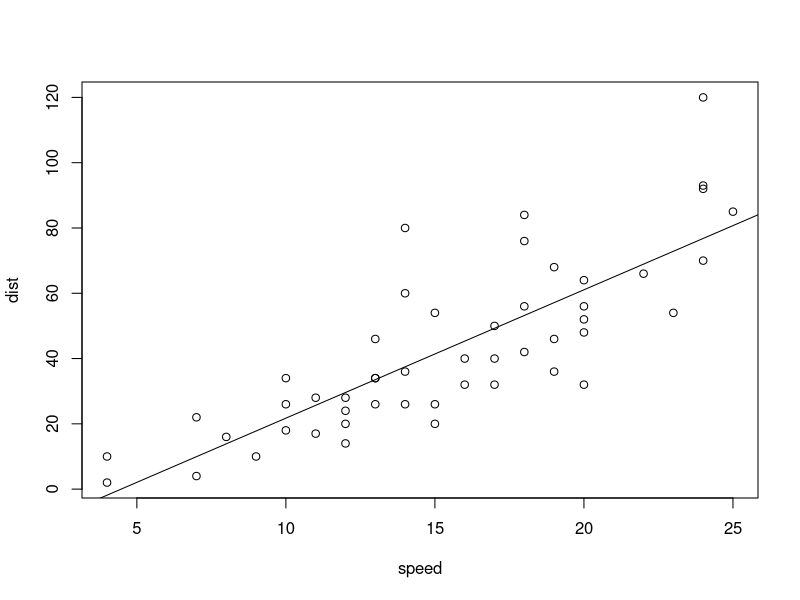
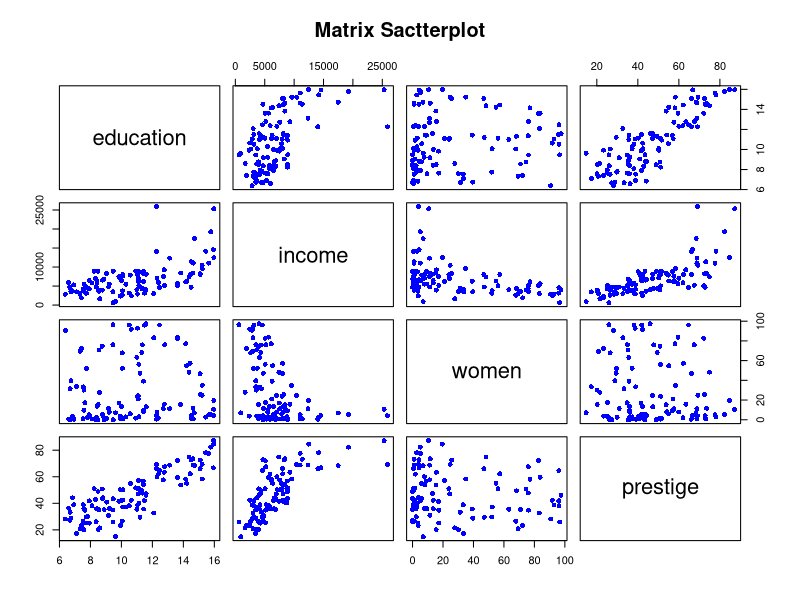

Here is the R script that generated these plots, in order:
head(cars)
plot(dist~speed, data = cars)

model <- lm(dist~speed, cars)
model 

abline(model)
coef(model)[1]
coef(model)[2]

b <- coef(model)[1]
W <- coef(model)[2]

speed <- 30
dist <- W*speed+b
dist

speed <- 35
dist <- W*speed+b
dist

speed <- 40
dist <- W*speed+b
dist 

speed <- cars[,1]
pred <- W*speed+b
pred

compare <- data.frame(pred, cars[2], pred-cars[,2])
colnames(compare) <- c("예상","실제","오차")
head(compare)


library(car)
head(Prestige)
newdata <- Prestige[,c(1:4)]
plot(newdata, pch=16, col='blue',
     main="Matrix Sactterplot")

mod1 <- lm(income~education+prestige+
             women, data=newdata)
summary(mod1)


library(MASS)
newdata2 <- Prestige[,c(1:5)]
head(newdata2)
mod2 <- lm(income~education+prestige+women+census, data=newdata2)
mod3 <- stepAIC(mod2)
mod3
summary(mod3)


iris.new <- iris
iris.new$Species <- as.integer(iris.new$Species)
head(iris.new)
mod.iris <- glm(Species ~., data = iris.new)
summary(mod.iris)


unknown <- data.frame(rbind(c(5.1, 3.5, 1.4, 0.2)))
names(unknown) <- names(iris)[1:4]
unknown

pred <- predict(mod.iris, unknown)
pred
round(pred,0)

pred <- round(pred, 0)
pred
levels(iris$Species)
levels(iris$Species)[pred]



test <- iris[,1:4]
pred <- predict(mod.iris, test)
pred <- round(pred, 0)
pred
answer <- as.integer(iris$Species)
pred == answer
acc <- mean(pred==answer)
acc
